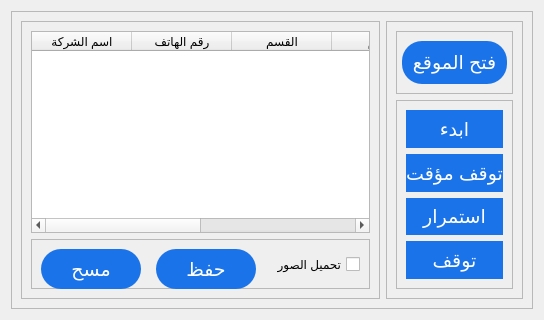
         <widget class="QWidget" name="tab_2">
          <attribute name="title">
           <string>Yellow</string>
          </attribute>
          <layout class="QHBoxLayout" name="horizontalLayout_12">
           <item>
            <widget class="QFrame" name="frame_2">
             <property name="maximumSize">
              <size>
               <width>16777215</width>
               <height>16777215</height>
              </size>
             </property>
             <property name="frameShape">
              <enum>QFrame::StyledPanel</enum>
             </property>
             <property name="frameShadow">
              <enum>QFrame::Raised</enum>
             </property>
             <layout class="QHBoxLayout" name="horizontalLayout_9" stretch="3,1">
              <property name="sizeConstraint">
               <enum>QLayout::SetDefaultConstraint</enum>
              </property>
              <item>
               <widget class="QFrame" name="frame_18">
                <property name="sizePolicy">
                 <sizepolicy hsizetype="Expanding" vsizetype="Expanding">
                  <horstretch>0</horstretch>
                  <verstretch>0</verstretch>
                 </sizepolicy>
                </property>
                <property name="maximumSize">
                 <size>
                  <width>16777215</width>
                  <height>16777215</height>
                 </size>
                </property>
                <property name="styleSheet">
                 <string notr="true">
QPushButton
{
background-color: rgb(26, 115, 232);
color: rgb(255, 255, 255);
border-radius: 20px;

}
QPushButton::hover
{
	background-color: rgb(114, 159, 207);
}

QPushButton:pressed
{
    color: black;
    background-color: #D1DBCB;
    padding-top: -15px;
    padding-bottom: -17px;
}</string>
                </property>
                <property name="frameShape">
                 <enum>QFrame::StyledPanel</enum>
                </property>
                <property name="frameShadow">
                 <enum>QFrame::Raised</enum>
                </property>
                <layout class="QGridLayout" name="gridLayout_7" rowstretch="5,1">
                 <item row="0" column="0">
                  <widget class="QTableWidget" name="tableWidget_3">
                   <property name="maximumSize">
                    <size>
                     <width>16777215</width>
                     <height>16777215</height>
                    </size>
                   </property>
                   <column>
                    <property name="text">
                     <string>اسم الشركة</string>
                    </property>
                   </column>
                   <column>
                    <property name="text">
                     <string>رقم الهاتف</string>
                    </property>
                   </column>
                   <column>
                    <property name="text">
                     <string>القسم</string>
                    </property>
                   </column>
                   <column>
                    <property name="text">
                     <string>التقيم</string>
                    </property>
                   </column>
                   <column>
                    <property name="text">
                     <string>العنوان</string>
                    </property>
                   </column>
                   <column>
                    <property name="text">
                     <string>الاتجاهات</string>
                    </property>
                   </column>
                  </widget>
                 </item>
                 <item row="1" column="0">
                  <widget class="QFrame" name="frame_19">
                   <property name="sizePolicy">
                    <sizepolicy hsizetype="Expanding" vsizetype="Expanding">
                     <horstretch>0</horstretch>
                     <verstretch>0</verstretch>
                    </sizepolicy>
                   </property>
                   <property name="minimumSize">
                    <size>
                     <width>0</width>
                     <height>50</height>
                    </size>
                   </property>
                   <property name="maximumSize">
                    <size>
                     <width>16777215</width>
                     <height>16777215</height>
                    </size>
                   </property>
                   <property name="frameShape">
                    <enum>QFrame::StyledPanel</enum>
                   </property>
                   <property name="frameShadow">
                    <enum>QFrame::Raised</enum>
                   </property>
                   <layout class="QHBoxLayout" name="horizontalLayout_11">
                    <property name="spacing">
                     <number>15</number>
                    </property>
                    <item>
                     <widget class="QPushButton" name="pushButton_18">
                      <property name="sizePolicy">
                       <sizepolicy hsizetype="Expanding" vsizetype="Expanding">
                        <horstretch>0</horstretch>
                        <verstretch>0</verstretch>
                       </sizepolicy>
                      </property>
                      <property name="minimumSize">
                       <size>
                        <width>100</width>
                        <height>40</height>
                       </size>
                      </property>
                      <property name="maximumSize">
                       <size>
                        <width>16777215</width>
                        <height>16777215</height>
                       </size>
                      </property>
                      <property name="font">
                       <font>
                        <pointsize>14</pointsize>
                       </font>
                      </property>
                      <property name="cursor">
                       <cursorShape>PointingHandCursor</cursorShape>
                      </property>
                      <property name="styleSheet">
                       <string notr="true"/>
                      </property>
                      <property name="text">
                       <string>مسح</string>
                      </property>
                     </widget>
                    </item>
                    <item>
                     <widget class="QPushButton" name="pushButton_19">
                      <property name="sizePolicy">
                       <sizepolicy hsizetype="Expanding" vsizetype="Expanding">
                        <horstretch>0</horstretch>
                        <verstretch>0</verstretch>
                       </sizepolicy>
                      </property>
                      <property name="minimumSize">
                       <size>
                        <width>100</width>
                        <height>40</height>
                       </size>
                      </property>
                      <property name="maximumSize">
                       <size>
                        <width>16777215</width>
                        <height>16777215</height>
                       </size>
                      </property>
                      <property name="font">
                       <font>
                        <pointsize>14</pointsize>
                       </font>
                      </property>
                      <property name="cursor">
                       <cursorShape>PointingHandCursor</cursorShape>
                      </property>
                      <property name="styleSheet">
                       <string notr="true"/>
                      </property>
                      <property name="text">
                       <string>حفظ</string>
                      </property>
                     </widget>
                    </item>
                    <item>
                     <widget class="QCheckBox" name="checkBox_3">
                      <property name="sizePolicy">
                       <sizepolicy hsizetype="Expanding" vsizetype="Expanding">
                        <horstretch>0</horstretch>
                        <verstretch>0</verstretch>
                       </sizepolicy>
                      </property>
                      <property name="maximumSize">
                       <size>
                        <width>16777215</width>
                        <height>16777215</height>
                       </size>
                      </property>
                      <property name="font">
                       <font>
                        <pointsize>9</pointsize>
                       </font>
                      </property>
                      <property name="cursor">
                       <cursorShape>PointingHandCursor</cursorShape>
                      </property>
                      <property name="focusPolicy">
                       <enum>Qt::NoFocus</enum>
                      </property>
                      <property name="layoutDirection">
                       <enum>Qt::RightToLeft</enum>
                      </property>
                      <property name="styleSheet">
                       <string notr="true"/>
                      </property>
                      <property name="text">
                       <string>تحميل الصور</string>
                      </property>
                      <property name="tristate">
                       <bool>false</bool>
                      </property>
                     </widget>
                    </item>
                   </layout>
                  </widget>
                 </item>
                </layout>
               </widget>
              </item>
              <item>
               <widget class="QFrame" name="frame_14">
                <property name="sizePolicy">
                 <sizepolicy hsizetype="Expanding" vsizetype="Expanding">
                  <horstretch>0</horstretch>
                  <verstretch>0</verstretch>
                 </sizepolicy>
                </property>
                <property name="maximumSize">
                 <size>
                  <width>16777215</width>
                  <height>16777215</height>
                 </size>
                </property>
                <property name="styleSheet">
                 <string notr="true">
QPushButton
{
background-color: rgb(26, 115, 232);
color: rgb(255, 255, 255);
border-radius: 20px;

}
QPushButton::hover
{
	background-color: rgb(114, 159, 207);
}

QPushButton:pressed
{
    color: black;
    background-color: #D1DBCB;
    padding-top: -15px;
    padding-bottom: -17px;
}</string>
                </property>
                <property name="frameShape">
                 <enum>QFrame::StyledPanel</enum>
                </property>
                <property name="frameShadow">
                 <enum>QFrame::Raised</enum>
                </property>
                <layout class="QGridLayout" name="gridLayout_5" rowstretch="1,3">
                 <item row="1" column="2">
                  <widget class="QFrame" name="frame_15">
                   <property name="sizePolicy">
                    <sizepolicy hsizetype="Expanding" vsizetype="Expanding">
                     <horstretch>0</horstretch>
                     <verstretch>0</verstretch>
                    </sizepolicy>
                   </property>
                   <property name="maximumSize">
                    <size>
                     <width>16777215</width>
                     <height>16777215</height>
                    </size>
                   </property>
                   <property name="frameShape">
                    <enum>QFrame::StyledPanel</enum>
                   </property>
                   <property name="frameShadow">
                    <enum>QFrame::Raised</enum>
                   </property>
                   <layout class="QGridLayout" name="gridLayout_6">
                    <item row="2" column="0">
                     <widget class="QPushButton" name="pushButton_13">
                      <property name="sizePolicy">
                       <sizepolicy hsizetype="Expanding" vsizetype="Expanding">
                        <horstretch>0</horstretch>
                        <verstretch>0</verstretch>
                       </sizepolicy>
                      </property>
                      <property name="minimumSize">
                       <size>
                        <width>0</width>
                        <height>0</height>
                       </size>
                      </property>
                      <property name="maximumSize">
                       <size>
                        <width>16777215</width>
                        <height>16777215</height>
                       </size>
                      </property>
                      <property name="font">
                       <font>
                        <pointsize>14</pointsize>
                       </font>
                      </property>
                      <property name="cursor">
                       <cursorShape>PointingHandCursor</cursorShape>
                      </property>
                      <property name="text">
                       <string>توقف مؤقت</string>
                      </property>
                     </widget>
                    </item>
                    <item row="1" column="0">
                     <widget class="QPushButton" name="pushButton_12">
                      <property name="sizePolicy">
                       <sizepolicy hsizetype="Expanding" vsizetype="Expanding">
                        <horstretch>0</horstretch>
                        <verstretch>0</verstretch>
                       </sizepolicy>
                      </property>
                      <property name="minimumSize">
                       <size>
                        <width>0</width>
                        <height>0</height>
                       </size>
                      </property>
                      <property name="maximumSize">
                       <size>
                        <width>16777215</width>
                        <height>16777215</height>
                       </size>
                      </property>
                      <property name="font">
                       <font>
                        <pointsize>14</pointsize>
                       </font>
                      </property>
                      <property name="cursor">
                       <cursorShape>PointingHandCursor</cursorShape>
                      </property>
                      <property name="styleSheet">
                       <string notr="true"/>
                      </property>
                      <property name="text">
                       <string>ابدء</string>
                      </property>
                     </widget>
                    </item>
                    <item row="5" column="0">
                     <widget class="QPushButton" name="pushButton_14">
                      <property name="sizePolicy">
                       <sizepolicy hsizetype="Expanding" vsizetype="Expanding">
                        <horstretch>0</horstretch>
                        <verstretch>0</verstretch>
                       </sizepolicy>
                      </property>
                      <property name="minimumSize">
                       <size>
                        <width>0</width>
                        <height>0</height>
                       </size>
                      </property>
                      <property name="maximumSize">
                       <size>
                        <width>16777215</width>
                        <height>16777215</height>
                       </size>
                      </property>
                      <property name="font">
                       <font>
                        <pointsize>14</pointsize>
                       </font>
                      </property>
                      <property name="cursor">
                       <cursorShape>PointingHandCursor</cursorShape>
                      </property>
                      <property name="text">
                       <string>استمرار</string>
                      </property>
                     </widget>
                    </item>
                    <item row="6" column="0">
                     <widget class="QPushButton" name="pushButton_15">
                      <property name="sizePolicy">
                       <sizepolicy hsizetype="Expanding" vsizetype="Expanding">
                        <horstretch>0</horstretch>
                        <verstretch>0</verstretch>
                       </sizepolicy>
                      </property>
                      <property name="minimumSize">
                       <size>
                        <width>0</width>
                        <height>0</height>
                       </size>
                      </property>
                      <property name="maximumSize">
                       <size>
                        <width>16777215</width>
                        <height>16777215</height>
                       </size>
                      </property>
                      <property name="font">
                       <font>
                        <pointsize>14</pointsize>
                       </font>
                      </property>
                      <property name="cursor">
                       <cursorShape>PointingHandCursor</cursorShape>
                      </property>
                      <property name="text">
                       <string>توقف</string>
                      </property>
                     </widget>
                    </item>
                   </layout>
                  </widget>
                 </item>
                 <item row="0" column="2">
                  <widget class="QFrame" name="frame_16">
                   <property name="maximumSize">
                    <size>
                     <width>16777215</width>
                     <height>16777215</height>
                    </size>
                   </property>
                   <property name="frameShape">
                    <enum>QFrame::StyledPanel</enum>
                   </property>
                   <property name="frameShadow">
                    <enum>QFrame::Raised</enum>
                   </property>
                   <layout class="QHBoxLayout" name="horizontalLayout_10">
                    <property name="spacing">
                     <number>0</number>
                    </property>
                    <property name="leftMargin">
                     <number>5</number>
                    </property>
                    <property name="rightMargin">
                     <number>5</number>
                    </property>
                    <item>
                     <widget class="QPushButton" name="pushButton_16">
                      <property name="sizePolicy">
                       <sizepolicy hsizetype="Expanding" vsizetype="Expanding">
                        <horstretch>0</horstretch>
                        <verstretch>0</verstretch>
                       </sizepolicy>
                      </property>
                      <property name="minimumSize">
                       <size>
                        <width>0</width>
                        <height>0</height>
                       </size>
                      </property>
                      <property name="maximumSize">
                       <size>
                        <width>16777215</width>
                        <height>16777215</height>
                       </size>
                      </property>
                      <property name="font">
                       <font>
                        <pointsize>14</pointsize>
                       </font>
                      </property>
                      <property name="cursor">
                       <cursorShape>PointingHandCursor</cursorShape>
                      </property>
                      <property name="styleSheet">
                       <string notr="true"/>
                      </property>
                      <property name="text">
                       <string>فتح الموقع</string>
                      </property>
                      <property name="checkable">
                       <bool>false</bool>
                      </property>
                      <property name="autoRepeat">
                       <bool>false</bool>
                      </property>
                      <property name="autoExclusive">
                       <bool>false</bool>
                      </property>
                      <property name="autoRepeatInterval">
                       <number>100</number>
                      </property>
                      <property name="autoDefault">
                       <bool>false</bool>
                      </property>
                      <property name="default">
                       <bool>false</bool>
                      </property>
                      <property name="flat">
                       <bool>false</bool>
                      </property>
                     </widget>
                    </item>
                   </layout>
                  </widget>
                 </item>
                </layout>
               </widget>
              </item>
             </layout>
            </widget>
           </item>
          </layout>
         </widget>
